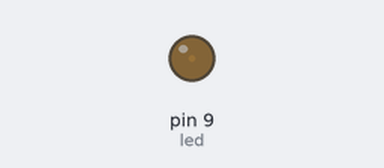
A sketch run on a simulated Arduino Uno, built with avr-gcc and run on an emulated ATmega328P. On the bench: output pins drawn as LEDs (lit = HIGH).

Above: at 0.05 s.
At 1.05 s:
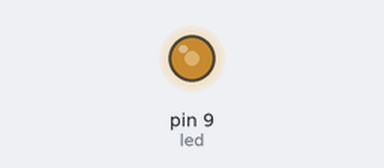
At 1.8 s:
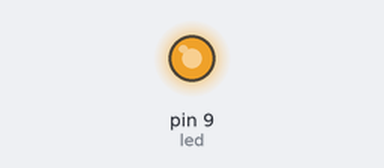
At 3.6 s:
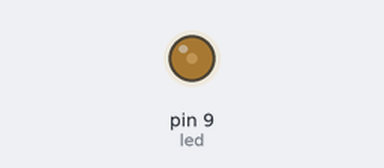
Timing chart, 0 to 5.3 s (numbered marks = the images above):
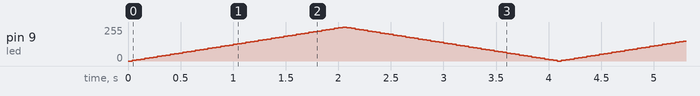

The sketch:

FadingLed.ino
```cpp
int led = 9;
int brightness = 0;
int fadeAmount = 5;

void setup() {
 pinMode(led, OUTPUT);
}

void loop() {
  // put your main code here, to run repeatedly:
  analogWrite(led, brightness);
  brightness = brightness + fadeAmount;

  if (brightness == 0 || brightness == 255)
  {fadeAmount = -fadeAmount;}
  delay(40);

}
```
